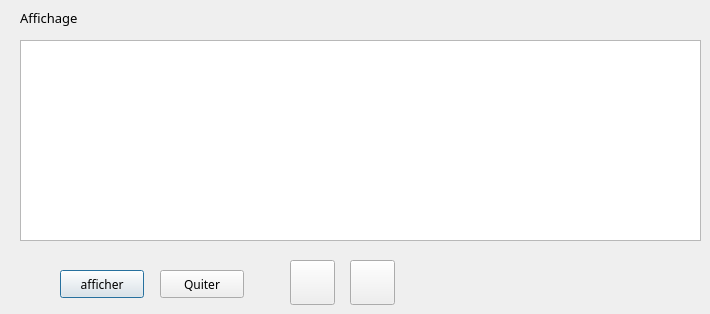
        <widget class="QWidget" name="tab_amir4">
         <attribute name="title">
          <string>Affichage</string>
         </attribute>
         <widget class="QTableView" name="tableView_client">
          <property name="geometry">
           <rect>
            <x>20</x>
            <y>40</y>
            <width>681</width>
            <height>201</height>
           </rect>
          </property>
         </widget>
         <widget class="QLabel" name="label_4">
          <property name="geometry">
           <rect>
            <x>20</x>
            <y>10</y>
            <width>141</width>
            <height>16</height>
           </rect>
          </property>
          <property name="font">
           <font>
            <family>MS Reference Sans Serif</family>
            <pointsize>10</pointsize>
            <weight>50</weight>
            <bold>false</bold>
           </font>
          </property>
          <property name="text">
           <string>Affichage</string>
          </property>
         </widget>
         <widget class="QPushButton" name="pushButton_PDFProd_3">
          <property name="geometry">
           <rect>
            <x>350</x>
            <y>260</y>
            <width>45</width>
            <height>45</height>
           </rect>
          </property>
          <property name="minimumSize">
           <size>
            <width>45</width>
            <height>45</height>
           </size>
          </property>
          <property name="font">
           <font>
            <family>MS Shell Dlg 2</family>
            <pointsize>12</pointsize>
            <weight>50</weight>
            <italic>false</italic>
            <bold>false</bold>
           </font>
          </property>
          <property name="styleSheet">
           <string notr="true">QPushButton{

    font: 12pt &quot;MS Shell Dlg 2&quot;;

color:white;

background-image:url(C:/Users/ASUS/Documents/kiosqueK/pdf(1));

background-position:  center;

background-repeat:no-repeat;

				   }</string>
          </property>
          <property name="text">
           <string/>
          </property>
         </widget>
         <widget class="QPushButton" name="pushButton_9">
          <property name="geometry">
           <rect>
            <x>290</x>
            <y>260</y>
            <width>45</width>
            <height>45</height>
           </rect>
          </property>
          <property name="minimumSize">
           <size>
            <width>45</width>
            <height>45</height>
           </size>
          </property>
          <property name="styleSheet">
           <string notr="true">QPushButton{

    font: 12pt &quot;MS Shell Dlg 2&quot;;

color:white;

background-image:url(C:/Users/ASUS/Documents/kiosqueK/excel);

background-position:  center;

background-repeat:no-repeat;

				   }</string>
          </property>
          <property name="text">
           <string/>
          </property>
         </widget>
         <widget class="QPushButton" name="quitter_afficher_2">
          <property name="geometry">
           <rect>
            <x>160</x>
            <y>270</y>
            <width>84</width>
            <height>28</height>
           </rect>
          </property>
          <property name="font">
           <font>
            <family>MS Reference Sans Serif</family>
           </font>
          </property>
          <property name="contextMenuPolicy">
           <enum>Qt::NoContextMenu</enum>
          </property>
          <property name="styleSheet">
           <string notr="true">QPushButton::hover
{
	background-color: qlineargradient(spread:pad, x1:0, y1:0.511, x2:1, y2:0.511, stop:0 rgba(0, 207, 179, 255),stop:1 rgb(108, 135, 255));

}</string>
          </property>
          <property name="text">
           <string>Quiter</string>
          </property>
          <property name="autoDefault">
           <bool>false</bool>
          </property>
          <property name="default">
           <bool>false</bool>
          </property>
          <property name="flat">
           <bool>false</bool>
          </property>
         </widget>
         <widget class="QPushButton" name="afficher_client">
          <property name="geometry">
           <rect>
            <x>60</x>
            <y>270</y>
            <width>84</width>
            <height>28</height>
           </rect>
          </property>
          <property name="font">
           <font>
            <family>MS Reference Sans Serif</family>
           </font>
          </property>
          <property name="focusPolicy">
           <enum>Qt::StrongFocus</enum>
          </property>
          <property name="styleSheet">
           <string notr="true">QPushButton::hover
{
	background-color: qlineargradient(spread:pad, x1:0, y1:0.511, x2:1, y2:0.511, stop:0 rgba(0, 207, 179, 255),stop:1 rgb(108, 135, 255));

}</string>
          </property>
          <property name="text">
           <string>afficher</string>
          </property>
          <property name="default">
           <bool>true</bool>
          </property>
         </widget>
        </widget>
